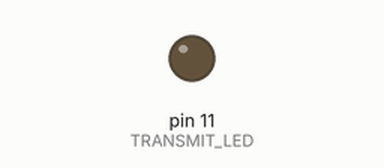
Simulated run of this sketch. Board: Arduino Uno, built with avr-gcc and run on an emulated ATmega328P. Parts: output pins drawn as LEDs (lit = HIGH).

Above: at 0.05 s.
At 2.05 s:
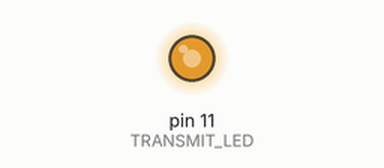
At 5.0 s:
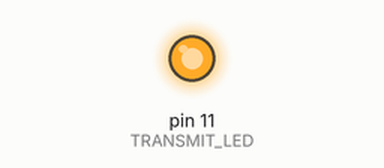
Timing chart, 0 to 6.5 s (numbered marks = the images above):
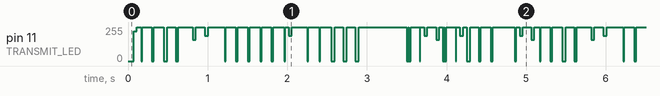

The sketch:

Transmitter.ino
```cpp
#define TRANSMIT_LED 11
#define BUTTON 3
#define SAMPLING_TIME 5


char* text = "Li-Fi project demostration.   ";

bool led_state = false;
bool transmit_data = true;
int bytes_counter = 20;
int total_bytes;
void setup() {
  pinMode(TRANSMIT_LED,OUTPUT);
   total_bytes = strlen(text);
}

void loop() {


   while(transmit_data)
   {
    transmit_byte(text[total_bytes - bytes_counter]);
    bytes_counter--;
      if(bytes_counter == 0)
      {
        transmit_data = false;
      }
     delay(100);
   }
   transmit_data = true;
   bytes_counter = total_bytes;
    delay(500);
 }

void transmit_byte(char data_byte)
{
  digitalWrite(TRANSMIT_LED,LOW);
  delay(SAMPLING_TIME);
  for(int i = 0; i < 8; i++)
  {
    digitalWrite(TRANSMIT_LED,(data_byte >> i) & 0x01);
    delay(SAMPLING_TIME);
  }
 digitalWrite(TRANSMIT_LED,HIGH); //Return to IDLE state
 delay(SAMPLING_TIME);
}
```

Measured:
- by itself, pin 11 (TRANSMIT_LED): moves between 0/255 and 255/255, repeating every 5.0 s
